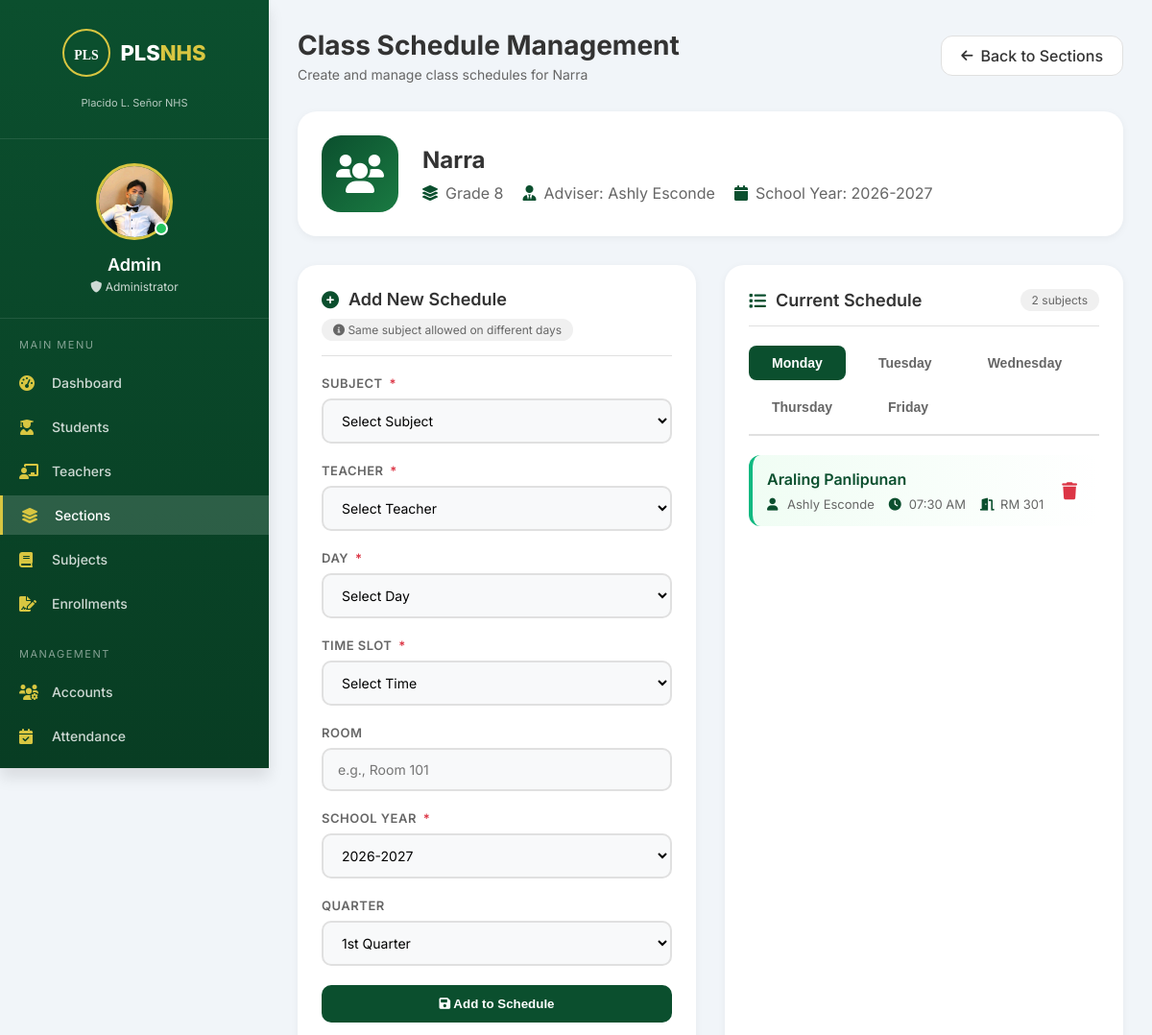
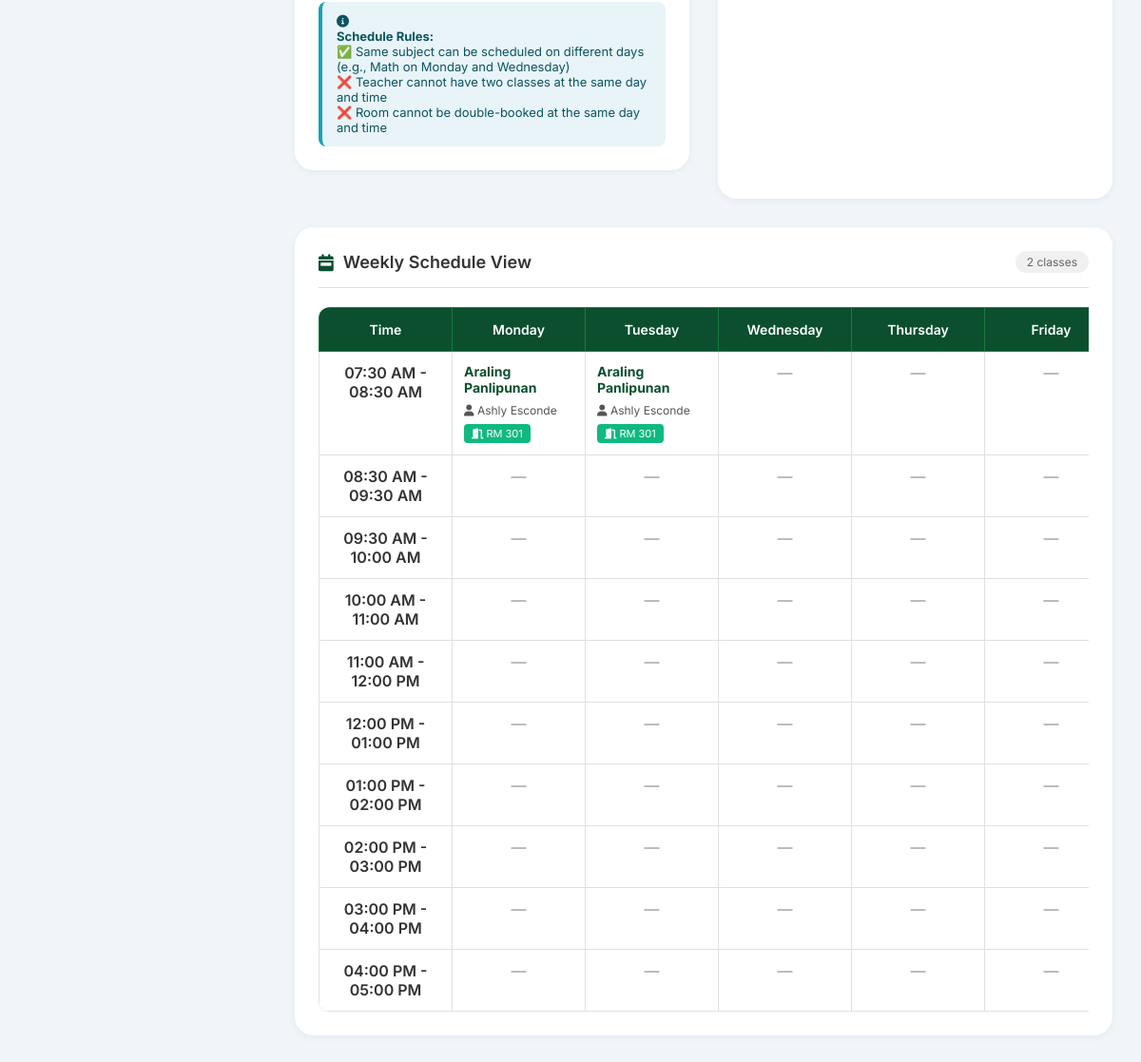
Screenshot of /admin/create_schedule.php?section_id=6 (signed in) with the database file from the repository (2 pictures, top to bottom).
### tables this page shows
CREATE TABLE `users` (
  `id` int(11) NOT NULL,
  `id_number` varchar(50) DEFAULT NULL,
  `firstname` varchar(100) DEFAULT NULL,
  `middlename` varchar(50) DEFAULT NULL,
  `lastname` varchar(100) DEFAULT NULL,
  `birthdate` date DEFAULT NULL,
  `gender` enum('Male','Female','Other') DEFAULT NULL,
  `fullname` varchar(100) DEFAULT NULL,
  `email` varchar(100) DEFAULT NULL,
  `phone` varchar(20) DEFAULT NULL,
  `password` varchar(255) DEFAULT NULL,
  `role` enum('Admin','Registrar','Teacher','Student') DEFAULT NULL,
  `status` enum('pending','approved','rejected') NOT NULL DEFAULT 'pending',
  `two_factor_enabled` tinyint(1) NOT NULL DEFAULT 0,
  `two_factor_last_used` timestamp NULL DEFAULT NULL,
  `two_factor_verified` tinyint(1) NOT NULL DEFAULT 0,
  `last_password_change` timestamp NULL DEFAULT NULL,
  `approved_by` int(11) DEFAULT NULL,
  `approved_at` timestamp NULL DEFAULT NULL,
  `rejection_reason` text DEFAULT NULL,
  `created_at` timestamp NOT NULL DEFAULT current_timestamp(),
  `profile_picture` varchar(255) DEFAULT NULL,
  `verification_code` varchar(10) DEFAULT NULL,
  `verification_expires` datetime DEFAULT NULL,
  `email_verified` tinyint(1) DEFAULT 0,
  `reset_code` varchar(10) DEFAULT NULL,
  `reset_code_expires` datetime DEFAULT NULL,
  `pending_email` varchar(255) DEFAULT NULL,
  `pending_email_code` varchar(10) DEFAULT NULL,
  `pending_email_expires` datetime DEFAULT NULL
);

CREATE TABLE `sections` (
  `id` int(11) NOT NULL,
  `section_name` varchar(50) DEFAULT NULL,
  `grade_id` int(11) DEFAULT NULL,
  `adviser_id` int(11) DEFAULT NULL
);

CREATE TABLE `grade_levels` (
  `id` int(11) NOT NULL,
  `grade_name` varchar(20) DEFAULT NULL
);

CREATE TABLE `class_schedules` (
  `id` int(11) NOT NULL,
  `section_id` int(11) NOT NULL,
  `subject_id` int(11) NOT NULL,
  `teacher_id` int(11) NOT NULL,
  `day_id` int(11) NOT NULL,
  `time_slot_id` int(11) NOT NULL,
  `room` varchar(50) DEFAULT NULL,
  `school_year` varchar(20) NOT NULL,
  `quarter` int(11) NOT NULL DEFAULT 1,
  `status` enum('active','inactive') DEFAULT 'active',
  `created_at` timestamp NOT NULL DEFAULT current_timestamp(),
  `updated_at` timestamp NOT NULL DEFAULT current_timestamp() ON UPDATE current_timestamp()
);

CREATE TABLE `subjects` (
  `id` int(11) NOT NULL,
  `subject_name` varchar(100) DEFAULT NULL,
  `grade_id` int(11) DEFAULT NULL
);

CREATE TABLE `time_slots` (
  `id` int(11) NOT NULL,
  `start_time` time NOT NULL,
  `end_time` time NOT NULL,
  `slot_name` varchar(50) DEFAULT NULL
);

### admin/create_schedule.php (the view, shortened to what the rows shown need)
<?php
include("../config/database.php");
$admin_name = $_SESSION['user']['fullname'];
$admin_id = $_SESSION['user']['id'];
$section_id = $_GET['section_id'] ?? 0;
$admin_stmt = $conn->prepare("SELECT profile_picture FROM users WHERE id = ?");
$admin_stmt->execute([$admin_id]);
$admin_data = $admin_stmt->fetch(PDO::FETCH_ASSOC);
$profile_picture = $admin_data['profile_picture'] ?? null;
$stmt = $conn->prepare("
    SELECT s.*, g.grade_name, u.fullname as adviser_name
    FROM sections s
    LEFT JOIN grade_levels g ON s.grade_id = g.id
    LEFT JOIN users u ON s.adviser_id = u.id
    WHERE s.id = ?
");
$stmt->execute([$section_id]);
$section = $stmt->fetch(PDO::FETCH_ASSOC);
$current_year = date('Y');
$next_year = $current_year + 1;
$current_school_year = $current_year . '-' . $next_year;
$time_slots_stmt = $conn->query("SELECT * FROM time_slots ORDER BY start_time");
$time_slots = $time_slots_stmt->fetchAll(PDO::FETCH_ASSOC);
$schedules_stmt = $conn->prepare("
    SELECT cs.*, sub.subject_name, u.fullname as teacher_name,
           d.day_name, d.day_order, ts.start_time, ts.end_time, ts.slot_name
    FROM class_schedules cs
    JOIN subjects sub ON cs.subject_id = sub.id
    JOIN users u ON cs.teacher_id = u.id
    JOIN days_of_week d ON cs.day_id = d.id
    JOIN time_slots ts ON cs.time_slot_id = ts.id
    WHERE cs.section_id = ?
    ORDER BY d.day_order, ts.start_time
");
$schedules_stmt->execute([$section_id]);
$schedules = $schedules_stmt->fetchAll(PDO::FETCH_ASSOC);
?>
<!DOCTYPE html>
<html lang="en">
<head>
    <link rel="stylesheet" href="https://cdnjs.cloudflare.com/ajax/libs/font-awesome/6.0.0/css/all.min.css">
    <link rel="stylesheet" href="css/base.css">
    <link rel="stylesheet" href="css/create_schedule.css">
</head>
<body>
    <div class="app-container">
        <aside class="sidebar" id="sidebar">
            <div class="admin-profile">
                <div class="admin-avatar">
                    <?php if($profile_picture && file_exists("../" . $profile_picture)): ?>
                        <img src="../<?php echo $profile_picture; ?>?t=<?php echo time(); ?>" alt="Profile">
                    <?php else: ?>
                        <div class="avatar-initial"><?php echo strtoupper(substr($admin_name, 0, 1)); ?></div>
                    <?php endif; ?>
                    <div class="online-dot"></div>
                </div>
            </div>
        </aside>
        <main class="main-content">
            <div class="page-header">
                <div>
                    <h1>Class Schedule Management</h1>
                    <p>Create and manage class schedules for <?php echo htmlspecialchars($section['section_name']); ?></p>
                </div>
            </div>
            <div class="section-info-card">
                <div class="section-details">
                    <h2><?php echo htmlspecialchars($section['section_name']); ?></h2>
                    <p>
                        <span><i class="fas fa-layer-group"></i> <?php echo htmlspecialchars($section['grade_name']); ?></span>
                        <span><i class="fas fa-user-tie"></i> Adviser: <?php echo htmlspecialchars($section['adviser_name'] ?? 'Not Assigned'); ?></span>
                        <span><i class="fas fa-calendar"></i> School Year: <?php echo $current_school_year; ?></span>
                    </p>
                </div>
            </div>
            <div class="grid-2">
                <div class="card">
                    <div class="day-schedule active" id="monday-schedule">
                        <?php
                        $monday_schedules = array_filter($schedules, function($sch) {
                            return $sch['day_name'] == 'Monday';
                        });
                        ?>
                        <?php if(count($monday_schedules) > 0): ?>
                            <div class="schedule-list">
                                <?php foreach($monday_schedules as $sch): ?>
                                    <div class="schedule-item monday">
                                        <div class="schedule-info">
                                            <h4><?php echo htmlspecialchars($sch['subject_name']); ?></h4>
                                            <p>
                                                <span><i class="fas fa-user"></i> <?php echo htmlspecialchars($sch['teacher_name']); ?></span>
                                                <span><i class="fas fa-clock"></i> <?php echo date('h:i A', strtotime($sch['start_time'])); ?></span>
                                                <?php if($sch['room']): ?>
                                                    <span><i class="fas fa-door-open"></i> <?php echo htmlspecialchars($sch['room']); ?></span>
                                                <?php endif; ?>
                                            </p>
                                        </div>
                                        <a href="?section_id=<?php echo $section_id; ?>&delete_schedule=<?php echo $sch['id']; ?>"
                                           class="delete-btn" onclick="return confirm('Delete this schedule?')">
                                            <i class="fas fa-trash"></i>
                                        </a>
                                    </div>
                                <?php endforeach; ?>
                            </div>
                        <?php endif; ?>
                    </div>
                </div>
            </div>
            <div class="card" style="margin-top: 20px;">
                <div class="weekly-schedule">
                    <table class="schedule-table">
                        <thead>
                            <tr>
                                <th>Time</th>
                                <th>Monday</th>
                                <th>Tuesday</th>
                                <th>Wednesday</th>
                                <th>Thursday</th>
                                <th>Friday</th>
                            </tr>
                        </thead>
                        <tbody>
                            <?php
                            $time_slots_query = $conn->query("SELECT * FROM time_slots ORDER BY start_time");
                            $all_time_slots = $time_slots_query->fetchAll(PDO::FETCH_ASSOC);
                            $schedule_by_day_time = [];
                            foreach($schedules as $sch) {
                                $day = $sch['day_name'];
                                $time_slot_id = $sch['time_slot_id'];
                                $schedule_by_day_time[$day][$time_slot_id] = $sch;
                            }
                            foreach($all_time_slots as $slot):
                                $start_time = date('h:i A', strtotime($slot['start_time']));
                                $end_time = date('h:i A', strtotime($slot['end_time']));
                            ?>
                                <tr>
                                    <td class="time-cell"><?php echo $start_time; ?> - <?php echo $end_time; ?></td>
                                    <td class="<?php echo isset($schedule_by_day_time['Monday'][$slot['id']]) ? 'schedule-cell' : 'empty-cell'; ?>">
                                        <?php if(isset($schedule_by_day_time['Monday'][$slot['id']])):
                                            $s = $schedule_by_day_time['Monday'][$slot['id']];
                                        ?>
                                            <div class="subject-name"><strong><?php echo htmlspecialchars($s['subject_name']); ?></strong></div>
                                            <div class="teacher-name"><i class="fas fa-user"></i> <?php echo htmlspecialchars($s['teacher_name']); ?></div>
                                            <?php if($s['room']): ?>
                                                <div class="room-badge"><i class="fas fa-door-open"></i> <?php echo htmlspecialchars($s['room']); ?></div>
                                            <?php endif; ?>
                                        <?php else: ?>—<?php endif; ?>
                                    </td>
                                    <td class="<?php echo isset($schedule_by_day_time['Tuesday'][$slot['id']]) ? 'schedule-cell' : 'empty-cell'; ?>">
                                        <?php if(isset($schedule_by_day_time['Tuesday'][$slot['id']])):
                                            $s = $schedule_by_day_time['Tuesday'][$slot['id']];
                                        ?>
                                            <div class="subject-name"><strong><?php echo htmlspecialchars($s['subject_name']); ?></strong></div>
                                            <div class="teacher-name"><i class="fas fa-user"></i> <?php echo htmlspecialchars($s['teacher_name']); ?></div>
                                            <?php if($s['room']): ?>
                                                <div class="room-badge"><i class="fas fa-door-open"></i> <?php echo htmlspecialchars($s['room']); ?></div>
                                            <?php endif; ?>
                                        <?php else: ?>—<?php endif; ?>
                                    </td>
                                    <td class="<?php echo isset($schedule_by_day_time['Wednesday'][$slot['id']]) ? 'schedule-cell' : 'empty-cell'; ?>">
                                        <?php if(isset($schedule_by_day_time['Wednesday'][$slot['id']])):
                                            $s = $schedule_by_day_time['Wednesday'][$slot['id']];
                                        ?>
                                            <div class="subject-name"><strong><?php echo htmlspecialchars($s['subject_name']); ?></strong></div>
                                            <div class="teacher-name"><i class="fas fa-user"></i> <?php echo htmlspecialchars($s['teacher_name']); ?></div>
                                            <?php if($s['room']): ?>
                                                <div class="room-badge"><i class="fas fa-door-open"></i> <?php echo htmlspecialchars($s['room']); ?></div>
                                            <?php endif; ?>
                                        <?php else: ?>—<?php endif; ?>
                                    </td>
                                    <td class="<?php echo isset($schedule_by_day_time['Thursday'][$slot['id']]) ? 'schedule-cell' : 'empty-cell'; ?>">
                                        <?php if(isset($schedule_by_day_time['Thursday'][$slot['id']])):
                                            $s = $schedule_by_day_time['Thursday'][$slot['id']];
                                        ?>
                                            <div class="subject-name"><strong><?php echo htmlspecialchars($s['subject_name']); ?></strong></div>
                                            <div class="teacher-name"><i class="fas fa-user"></i> <?php echo htmlspecialchars($s['teacher_name']); ?></div>
                                            <?php if($s['room']): ?>
                                                <div class="room-badge"><i class="fas fa-door-open"></i> <?php echo htmlspecialchars($s['room']); ?></div>
                                            <?php endif; ?>
                                        <?php else: ?>—<?php endif; ?>
                                    </td>
                                    <td class="<?php echo isset($schedule_by_day_time['Friday'][$slot['id']]) ? 'schedule-cell' : 'empty-cell'; ?>">
                                        <?php if(isset($schedule_by_day_time['Friday'][$slot['id']])):
                                            $s = $schedule_by_day_time['Friday'][$slot['id']];
                                        ?>
                                            <div class="subject-name"><strong><?php echo htmlspecialchars($s['subject_name']); ?></strong></div>
                                            <div class="teacher-name"><i class="fas fa-user"></i> <?php echo htmlspecialchars($s['teacher_name']); ?></div>
                                            <?php if($s['room']): ?>
                                                <div class="room-badge"><i class="fas fa-door-open"></i> <?php echo htmlspecialchars($s['room']); ?></div>
                                            <?php endif; ?>
                                        <?php else: ?>—<?php endif; ?>
                                    </td>
                                </tr>
                            <?php endforeach; ?>
                        </tbody>
                    </div>
                </div>
            </div>
</body>
</html>

### rows the page displays
users: profile_picture (picture)
sections: section_name "Narra", grade.grade_name "Grade 8", adviser.fullname "Ashly Esconde"
class_schedules: subject.subject_name "Araling Panlipunan", teacher.fullname "Ashly Esconde", time_slot.start_time "07:30 AM", room "RM 301"
time_slots: start_time "07:30 AM", end_time "08:30 AM", id.subject_name "Araling Panlipunan", id.fullname "Ashly Esconde", id.room "RM 301"
time_slots: start_time "08:30 AM", end_time "09:30 AM"
time_slots: start_time "09:30 AM", end_time "10:00 AM"
time_slots: start_time "10:00 AM", end_time "11:00 AM"
time_slots: start_time "11:00 AM", end_time "12:00 PM"
time_slots: start_time "12:00 PM", end_time "01:00 PM"
time_slots: start_time "01:00 PM", end_time "02:00 PM"
time_slots: start_time "02:00 PM", end_time "03:00 PM"
time_slots: start_time "03:00 PM", end_time "04:00 PM"
time_slots: start_time "04:00 PM", end_time "05:00 PM"

### other values shown
explode(' ', $admin_name)[0] "Admin"
count($schedules) "2"
form field school_year "2026-2027"
